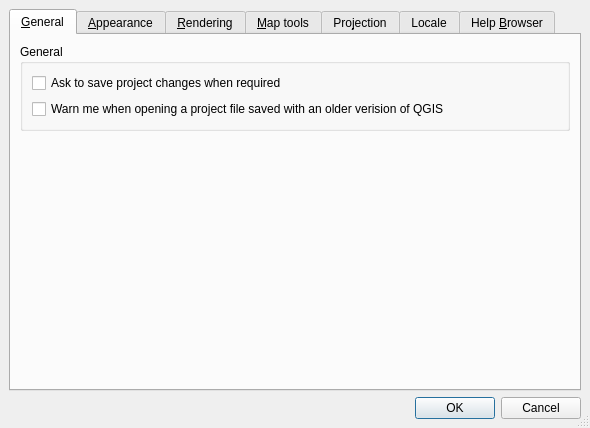
<ui version="4.0" >
 <class>QgsOptionsBase</class>
 <widget class="QDialog" name="QgsOptionsBase" >
  <property name="geometry" >
   <rect>
    <x>0</x>
    <y>0</y>
    <width>590</width>
    <height>428</height>
   </rect>
  </property>
  <property name="windowTitle" >
   <string>QGIS Options</string>
  </property>
  <property name="windowIcon" >
   <iconset/>
  </property>
  <property name="sizeGripEnabled" >
   <bool>true</bool>
  </property>
  <property name="modal" >
   <bool>true</bool>
  </property>
  <layout class="QGridLayout" >
   <property name="margin" >
    <number>9</number>
   </property>
   <property name="spacing" >
    <number>6</number>
   </property>
   <item row="0" column="0" >
    <widget class="QTabWidget" name="tabWidget" >
     <property name="currentIndex" >
      <number>0</number>
     </property>
     <widget class="QWidget" name="tabGeneral" >
      <attribute name="title" >
       <string>&amp;General</string>
      </attribute>
      <layout class="QVBoxLayout" >
       <property name="margin" >
        <number>9</number>
       </property>
       <property name="spacing" >
        <number>6</number>
       </property>
       <item>
        <widget class="QGroupBox" name="groupBox_11" >
         <property name="title" >
          <string>General</string>
         </property>
         <layout class="QVBoxLayout" >
          <property name="margin" >
           <number>9</number>
          </property>
          <property name="spacing" >
           <number>6</number>
          </property>
          <item>
           <widget class="QCheckBox" name="chbAskToSaveProjectChanges" >
            <property name="text" >
             <string>Ask to save project changes when required</string>
            </property>
           </widget>
          </item>
          <item>
           <widget class="QCheckBox" name="chbWarnOldProjectVersion" >
            <property name="text" >
             <string>Warn me when opening a project file saved with an older verision of QGIS</string>
            </property>
           </widget>
          </item>
         </layout>
        </widget>
       </item>
       <item>
        <spacer>
         <property name="orientation" >
          <enum>Qt::Vertical</enum>
         </property>
         <property name="sizeHint" >
          <size>
           <width>20</width>
           <height>40</height>
          </size>
         </property>
        </spacer>
       </item>
      </layout>
     </widget>
     <widget class="QWidget" name="tabAppearance" >
      <attribute name="title" >
       <string>&amp;Appearance</string>
      </attribute>
      <layout class="QVBoxLayout" >
       <property name="margin" >
        <number>9</number>
       </property>
       <property name="spacing" >
        <number>6</number>
       </property>
       <item>
        <widget class="QGroupBox" name="groupBox" >
         <property name="title" >
          <string>&amp;Splash screen</string>
         </property>
         <layout class="QGridLayout" >
          <property name="margin" >
           <number>9</number>
          </property>
          <property name="spacing" >
           <number>6</number>
          </property>
          <item row="0" column="0" >
           <widget class="QCheckBox" name="cbxHideSplash" >
            <property name="text" >
             <string>Hide splash screen at startup</string>
            </property>
           </widget>
          </item>
         </layout>
        </widget>
       </item>
       <item>
        <widget class="QGroupBox" name="groupBox_2" >
         <property name="title" >
          <string>&amp;Icon Theme</string>
         </property>
         <layout class="QGridLayout" >
          <property name="margin" >
           <number>9</number>
          </property>
          <property name="spacing" >
           <number>6</number>
          </property>
          <item row="1" column="0" colspan="3" >
           <widget class="QLabel" name="textLabel1_5" >
            <property name="text" >
             <string>&lt;b>Note: &lt;/b>Theme changes take effect the next time QGIS is started</string>
            </property>
            <property name="alignment" >
             <set>Qt::AlignVCenter</set>
            </property>
           </widget>
          </item>
          <item row="0" column="0" >
           <widget class="QLabel" name="textLabel1_4" >
            <property name="sizePolicy" >
             <sizepolicy>
              <hsizetype>0</hsizetype>
              <vsizetype>5</vsizetype>
              <horstretch>0</horstretch>
              <verstretch>0</verstretch>
             </sizepolicy>
            </property>
            <property name="text" >
             <string>Theme</string>
            </property>
            <property name="buddy" >
             <cstring>cmbTheme</cstring>
            </property>
           </widget>
          </item>
          <item row="0" column="1" >
           <widget class="QComboBox" name="cmbTheme" >
            <property name="duplicatesEnabled" >
             <bool>false</bool>
            </property>
            <item>
             <property name="text" >
              <string/>
             </property>
            </item>
           </widget>
          </item>
          <item row="0" column="2" >
           <spacer>
            <property name="orientation" >
             <enum>Qt::Horizontal</enum>
            </property>
            <property name="sizeHint" >
             <size>
              <width>40</width>
              <height>20</height>
             </size>
            </property>
           </spacer>
          </item>
         </layout>
        </widget>
       </item>
       <item>
        <widget class="QGroupBox" name="groupBox_9" >
         <property name="title" >
          <string>Default Map Appearance (Overridden by project properties)</string>
         </property>
         <layout class="QHBoxLayout" >
          <property name="margin" >
           <number>9</number>
          </property>
          <property name="spacing" >
           <number>6</number>
          </property>
          <item>
           <widget class="QLabel" name="textLabel1_9" >
            <property name="text" >
             <string>Selection Color:</string>
            </property>
            <property name="buddy" >
             <cstring>pbnMeasureColour</cstring>
            </property>
           </widget>
          </item>
          <item>
           <widget class="QgsColorButton" name="pbnSelectionColour" >
            <property name="minimumSize" >
             <size>
              <width>100</width>
              <height>0</height>
             </size>
            </property>
            <property name="text" >
             <string/>
            </property>
           </widget>
          </item>
          <item>
           <spacer>
            <property name="orientation" >
             <enum>Qt::Horizontal</enum>
            </property>
            <property name="sizeHint" >
             <size>
              <width>40</width>
              <height>20</height>
             </size>
            </property>
           </spacer>
          </item>
          <item>
           <widget class="QLabel" name="label" >
            <property name="text" >
             <string>Background Color:</string>
            </property>
            <property name="buddy" >
             <cstring>pbnCanvasColor</cstring>
            </property>
           </widget>
          </item>
          <item>
           <widget class="QgsColorButton" name="pbnCanvasColor" >
            <property name="minimumSize" >
             <size>
              <width>100</width>
              <height>0</height>
             </size>
            </property>
            <property name="text" >
             <string/>
            </property>
           </widget>
          </item>
          <item>
           <spacer>
            <property name="orientation" >
             <enum>Qt::Horizontal</enum>
            </property>
            <property name="sizeHint" >
             <size>
              <width>40</width>
              <height>20</height>
             </size>
            </property>
           </spacer>
          </item>
         </layout>
        </widget>
       </item>
       <item>
        <widget class="QGroupBox" name="groupBox_3" >
         <property name="title" >
          <string>Appearance</string>
         </property>
         <layout class="QVBoxLayout" >
          <property name="margin" >
           <number>9</number>
          </property>
          <property name="spacing" >
           <number>6</number>
          </property>
          <item>
           <widget class="QCheckBox" name="capitaliseCheckBox" >
            <property name="text" >
             <string>Capitalise layer name</string>
            </property>
           </widget>
          </item>
         </layout>
        </widget>
       </item>
       <item>
        <spacer>
         <property name="orientation" >
          <enum>Qt::Vertical</enum>
         </property>
         <property name="sizeHint" >
          <size>
           <width>20</width>
           <height>40</height>
          </size>
         </property>
        </spacer>
       </item>
      </layout>
     </widget>
     <widget class="QWidget" name="tabRendering" >
      <attribute name="title" >
       <string>&amp;Rendering</string>
      </attribute>
      <layout class="QVBoxLayout" >
       <property name="margin" >
        <number>9</number>
       </property>
       <property name="spacing" >
        <number>6</number>
       </property>
       <item>
        <widget class="QGroupBox" name="groupBox_5" >
         <property name="title" >
          <string>&amp;Update during drawing</string>
         </property>
         <layout class="QGridLayout" >
          <property name="margin" >
           <number>9</number>
          </property>
          <property name="spacing" >
           <number>6</number>
          </property>
          <item row="0" column="2" >
           <widget class="QLabel" name="textLabel2_2" >
            <property name="text" >
             <string>features</string>
            </property>
           </widget>
          </item>
          <item row="0" column="1" >
           <widget class="QSpinBox" name="spinBoxUpdateThreshold" >
            <property name="toolTip" >
             <string>Map display will be updated (drawn) after this many features have been read from the data source</string>
            </property>
            <property name="maximum" >
             <number>1000000</number>
            </property>
            <property name="value" >
             <number>1000</number>
            </property>
           </widget>
          </item>
          <item row="0" column="0" >
           <widget class="QLabel" name="textLabel1_6" >
            <property name="text" >
             <string>Update display after reading</string>
            </property>
            <property name="buddy" >
             <cstring>spinBoxUpdateThreshold</cstring>
            </property>
           </widget>
          </item>
          <item row="1" column="0" colspan="3" >
           <widget class="QLabel" name="textLabel3" >
            <property name="text" >
             <string>(Set to 0 to not update the display until all features have been read)</string>
            </property>
           </widget>
          </item>
         </layout>
        </widget>
       </item>
       <item>
        <widget class="QGroupBox" name="groupBox_4" >
         <property name="title" >
          <string>Initial Visibility</string>
         </property>
         <layout class="QGridLayout" >
          <property name="margin" >
           <number>9</number>
          </property>
          <property name="spacing" >
           <number>6</number>
          </property>
          <item row="0" column="0" >
           <widget class="QCheckBox" name="chkAddedVisibility" >
            <property name="text" >
             <string>By default new la&amp;yers added to the map should be displayed</string>
            </property>
           </widget>
          </item>
         </layout>
        </widget>
       </item>
       <item>
        <widget class="QGroupBox" name="groupBox_8" >
         <property name="title" >
          <string>Rendering</string>
         </property>
         <layout class="QVBoxLayout" >
          <property name="margin" >
           <number>9</number>
          </property>
          <property name="spacing" >
           <number>6</number>
          </property>
          <item>
           <widget class="QCheckBox" name="chkAntiAliasing" >
            <property name="text" >
             <string>Make lines appear less jagged at the expense of some drawing performance</string>
            </property>
           </widget>
          </item>
          <item>
           <widget class="QCheckBox" name="chkUseQPixmap" >
            <property name="toolTip" >
             <string>&lt;html>&lt;head>&lt;meta name="qrichtext" content="1" />&lt;/head>&lt;body style=" white-space: pre-wrap; font-family:Sans Serif; font-size:9pt; font-weight:400; font-style:normal; text-decoration:none;">&lt;p style=" margin-top:0px; margin-bottom:0px; margin-left:0px; margin-right:0px; -qt-block-indent:0; text-indent:0px;">Selecting this will unselect the 'make lines less' jagged toggle&lt;/p>&lt;/body>&lt;/html></string>
            </property>
            <property name="text" >
             <string>Fix problems with incorrectly filled polygons</string>
            </property>
           </widget>
          </item>
          <item>
           <widget class="QCheckBox" name="cbxSplitterRedraw" >
            <property name="text" >
             <string>Continuously redraw the map when dragging the legend/map divider</string>
            </property>
           </widget>
          </item>
         </layout>
        </widget>
       </item>
       <item>
        <spacer>
         <property name="orientation" >
          <enum>Qt::Vertical</enum>
         </property>
         <property name="sizeHint" >
          <size>
           <width>20</width>
           <height>40</height>
          </size>
         </property>
        </spacer>
       </item>
      </layout>
     </widget>
     <widget class="QWidget" name="tabMap" >
      <attribute name="title" >
       <string>&amp;Map tools</string>
      </attribute>
      <layout class="QGridLayout" >
       <property name="margin" >
        <number>9</number>
       </property>
       <property name="spacing" >
        <number>6</number>
       </property>
       <item row="2" column="0" >
        <widget class="QGroupBox" name="groupBox_10" >
         <property name="title" >
          <string>Panning and zooming</string>
         </property>
         <layout class="QGridLayout" >
          <property name="margin" >
           <number>9</number>
          </property>
          <property name="spacing" >
           <number>6</number>
          </property>
          <item row="0" column="1" >
           <widget class="QComboBox" name="cmbWheelAction" >
            <item>
             <property name="text" >
              <string>Zoom</string>
             </property>
            </item>
            <item>
             <property name="text" >
              <string>Zoom and recenter</string>
             </property>
            </item>
            <item>
             <property name="text" >
              <string>Nothing</string>
             </property>
            </item>
           </widget>
          </item>
          <item row="1" column="0" >
           <widget class="QLabel" name="label_3" >
            <property name="text" >
             <string>Zoom factor:</string>
            </property>
           </widget>
          </item>
          <item row="0" column="0" >
           <widget class="QLabel" name="label_2" >
            <property name="text" >
             <string>Mouse wheel action:</string>
            </property>
           </widget>
          </item>
          <item row="1" column="1" >
           <widget class="QDoubleSpinBox" name="spinZoomFactor" >
            <property name="decimals" >
             <number>1</number>
            </property>
            <property name="minimum" >
             <double>1.100000000000000</double>
            </property>
            <property name="value" >
             <double>2.000000000000000</double>
            </property>
           </widget>
          </item>
         </layout>
        </widget>
       </item>
       <item row="1" column="0" >
        <widget class="QGroupBox" name="groupBox_6" >
         <property name="title" >
          <string>Measure tool</string>
         </property>
         <layout class="QGridLayout" >
          <property name="margin" >
           <number>9</number>
          </property>
          <property name="spacing" >
           <number>6</number>
          </property>
          <item row="1" column="2" >
           <spacer>
            <property name="orientation" >
             <enum>Qt::Horizontal</enum>
            </property>
            <property name="sizeHint" >
             <size>
              <width>191</width>
              <height>20</height>
             </size>
            </property>
           </spacer>
          </item>
          <item row="1" column="1" >
           <widget class="QgsColorButton" name="pbnMeasureColour" >
            <property name="minimumSize" >
             <size>
              <width>100</width>
              <height>0</height>
             </size>
            </property>
            <property name="text" >
             <string/>
            </property>
           </widget>
          </item>
          <item row="0" column="1" colspan="2" >
           <widget class="QComboBox" name="cmbEllipsoid" />
          </item>
          <item row="1" column="0" >
           <widget class="QLabel" name="textLabel1_10" >
            <property name="text" >
             <string>Rubberband color:</string>
            </property>
            <property name="buddy" >
             <cstring>cmbEllipsoid</cstring>
            </property>
           </widget>
          </item>
          <item row="0" column="0" >
           <widget class="QLabel" name="textLabel1_8" >
            <property name="text" >
             <string>Ellipsoid for distance calculations:</string>
            </property>
            <property name="buddy" >
             <cstring>cmbEllipsoid</cstring>
            </property>
           </widget>
          </item>
         </layout>
        </widget>
       </item>
       <item row="0" column="0" >
        <widget class="QGroupBox" name="groupBox_7" >
         <property name="title" >
          <string>Search radius</string>
         </property>
         <layout class="QGridLayout" >
          <property name="margin" >
           <number>9</number>
          </property>
          <property name="spacing" >
           <number>6</number>
          </property>
          <item row="1" column="0" colspan="2" >
           <widget class="QLabel" name="textLabel2" >
            <property name="text" >
             <string>&lt;html>&lt;head>&lt;meta name="qrichtext" content="1" />&lt;style type="text/css">
p, li { white-space: pre-wrap; }
&lt;/style>&lt;/head>&lt;body style=" font-family:'Sans Serif'; font-size:9pt; font-weight:400; font-style:normal; text-decoration:none;">
&lt;p style=" margin-top:0px; margin-bottom:0px; margin-left:0px; margin-right:0px; -qt-block-indent:0; text-indent:0px;">&lt;span style=" font-weight:600;">Note:&lt;/span> Specify the search radius as a percentage of the map width.&lt;/p>
&lt;p style="-qt-paragraph-type:empty; margin-top:0px; margin-bottom:0px; margin-left:0px; margin-right:0px; -qt-block-indent:0; text-indent:0px;">&lt;/p>&lt;/body>&lt;/html></string>
            </property>
            <property name="wordWrap" >
             <bool>true</bool>
            </property>
           </widget>
          </item>
          <item row="0" column="0" >
           <widget class="QLabel" name="textLabel1_3" >
            <property name="text" >
             <string>Search Radius for Identifying Features</string>
            </property>
            <property name="buddy" >
             <cstring>spinBoxIdentifyValue</cstring>
            </property>
           </widget>
          </item>
          <item row="0" column="1" >
           <widget class="QDoubleSpinBox" name="spinBoxIdentifyValue" >
            <property name="suffix" >
             <string>%</string>
            </property>
            <property name="maximum" >
             <double>100.000000000000000</double>
            </property>
            <property name="singleStep" >
             <double>0.010000000000000</double>
            </property>
            <property name="value" >
             <double>5.000000000000000</double>
            </property>
           </widget>
          </item>
         </layout>
        </widget>
       </item>
       <item row="3" column="0" >
        <spacer>
         <property name="orientation" >
          <enum>Qt::Vertical</enum>
         </property>
         <property name="sizeHint" >
          <size>
           <width>20</width>
           <height>40</height>
          </size>
         </property>
        </spacer>
       </item>
      </layout>
     </widget>
     <widget class="QWidget" name="tabProjection" >
      <attribute name="title" >
       <string>Pro&amp;jection</string>
      </attribute>
      <layout class="QGridLayout" >
       <property name="margin" >
        <number>9</number>
       </property>
       <property name="spacing" >
        <number>6</number>
       </property>
       <item row="3" column="0" >
        <spacer>
         <property name="orientation" >
          <enum>Qt::Vertical</enum>
         </property>
         <property name="sizeHint" >
          <size>
           <width>51</width>
           <height>31</height>
          </size>
         </property>
        </spacer>
       </item>
       <item row="2" column="0" >
        <widget class="QPushButton" name="pbnSelectProjection" >
         <property name="text" >
          <string>Select Global Default ...</string>
         </property>
        </widget>
       </item>
       <item row="1" column="0" >
        <widget class="QTextBrowser" name="txtGlobalWKT" />
       </item>
       <item row="0" column="0" >
        <widget class="QGroupBox" name="grpProjectionBehaviour" >
         <property name="title" >
          <string>When layer is loaded that has no projection information</string>
         </property>
         <layout class="QVBoxLayout" >
          <property name="margin" >
           <number>9</number>
          </property>
          <property name="spacing" >
           <number>6</number>
          </property>
          <item>
           <widget class="QRadioButton" name="radPromptForProjection" >
            <property name="text" >
             <string>Prompt for projection.</string>
            </property>
           </widget>
          </item>
          <item>
           <widget class="QRadioButton" name="radUseProjectProjection" >
            <property name="text" >
             <string>Project wide default projection will be used.</string>
            </property>
           </widget>
          </item>
          <item>
           <widget class="QRadioButton" name="radUseGlobalProjection" >
            <property name="text" >
             <string>Global default projection displa&amp;yed below will be used.</string>
            </property>
           </widget>
          </item>
         </layout>
        </widget>
       </item>
      </layout>
     </widget>
     <widget class="QWidget" name="tabLocale" >
      <attribute name="title" >
       <string>Locale</string>
      </attribute>
      <layout class="QGridLayout" >
       <property name="margin" >
        <number>9</number>
       </property>
       <property name="spacing" >
        <number>6</number>
       </property>
       <item row="0" column="0" >
        <widget class="QGroupBox" name="grpLocale" >
         <property name="title" >
          <string>Force Override System Locale</string>
         </property>
         <property name="checkable" >
          <bool>true</bool>
         </property>
         <layout class="QGridLayout" >
          <property name="margin" >
           <number>9</number>
          </property>
          <property name="spacing" >
           <number>6</number>
          </property>
          <item row="0" column="0" >
           <widget class="QLabel" name="label_5" >
            <property name="text" >
             <string>Locale to use instead</string>
            </property>
            <property name="buddy" >
             <cstring>cboLocale</cstring>
            </property>
           </widget>
          </item>
          <item row="0" column="1" >
           <widget class="QComboBox" name="cboLocale" />
          </item>
          <item row="1" column="0" colspan="2" >
           <widget class="QLabel" name="label_7" >
            <property name="text" >
             <string>Note: Enabling / changing overide on local requires an application restart.</string>
            </property>
            <property name="wordWrap" >
             <bool>true</bool>
            </property>
           </widget>
          </item>
         </layout>
        </widget>
       </item>
       <item row="2" column="0" >
        <spacer>
         <property name="orientation" >
          <enum>Qt::Vertical</enum>
         </property>
         <property name="sizeHint" >
          <size>
           <width>501</width>
           <height>51</height>
          </size>
         </property>
        </spacer>
       </item>
       <item row="1" column="0" >
        <widget class="QGroupBox" name="groupBox_12" >
         <property name="title" >
          <string>Additional Info</string>
         </property>
         <layout class="QGridLayout" >
          <property name="margin" >
           <number>9</number>
          </property>
          <property name="spacing" >
           <number>6</number>
          </property>
          <item row="0" column="0" >
           <widget class="QLabel" name="lblSystemLocale" >
            <property name="text" >
             <string>Detected active locale on your system:</string>
            </property>
           </widget>
          </item>
         </layout>
        </widget>
       </item>
      </layout>
     </widget>
     <widget class="QWidget" name="tabHelpBrowser" >
      <attribute name="title" >
       <string>Help &amp;Browser</string>
      </attribute>
      <layout class="QGridLayout" >
       <property name="margin" >
        <number>9</number>
       </property>
       <property name="spacing" >
        <number>6</number>
       </property>
       <item row="2" column="0" colspan="2" >
        <spacer>
         <property name="orientation" >
          <enum>Qt::Vertical</enum>
         </property>
         <property name="sizeHint" >
          <size>
           <width>20</width>
           <height>40</height>
          </size>
         </property>
        </spacer>
       </item>
       <item row="1" column="0" colspan="3" >
        <widget class="QLabel" name="textLabel1_2" >
         <property name="text" >
          <string>&lt;b>Note:&lt;/b> The browser must be in your PATH or you can specify the full path above</string>
         </property>
         <property name="wordWrap" >
          <bool>true</bool>
         </property>
        </widget>
       </item>
       <item row="0" column="2" >
        <widget class="QPushButton" name="btnFindBrowser" >
         <property name="maximumSize" >
          <size>
           <width>60</width>
           <height>32767</height>
          </size>
         </property>
         <property name="text" >
          <string>...</string>
         </property>
        </widget>
       </item>
       <item row="0" column="1" >
        <widget class="QComboBox" name="cmbBrowser" >
         <property name="editable" >
          <bool>true</bool>
         </property>
         <item>
          <property name="text" >
           <string>epiphany</string>
          </property>
         </item>
         <item>
          <property name="text" >
           <string>firefox</string>
          </property>
         </item>
         <item>
          <property name="text" >
           <string>mozilla-firefox</string>
          </property>
         </item>
         <item>
          <property name="text" >
           <string>galeon</string>
          </property>
         </item>
         <item>
          <property name="text" >
           <string>konqueror</string>
          </property>
         </item>
         <item>
          <property name="text" >
           <string>mozilla</string>
          </property>
         </item>
         <item>
          <property name="text" >
           <string>opera</string>
          </property>
         </item>
        </widget>
       </item>
       <item row="0" column="0" >
        <widget class="QLabel" name="textLabel1" >
         <property name="text" >
          <string>Open help documents with</string>
         </property>
         <property name="buddy" >
          <cstring>cmbBrowser</cstring>
         </property>
        </widget>
       </item>
      </layout>
     </widget>
    </widget>
   </item>
   <item row="1" column="0" >
    <widget class="QDialogButtonBox" name="buttonBox" >
     <property name="orientation" >
      <enum>Qt::Horizontal</enum>
     </property>
     <property name="standardButtons" >
      <set>QDialogButtonBox::Cancel|QDialogButtonBox::NoButton|QDialogButtonBox::Ok</set>
     </property>
    </widget>
   </item>
  </layout>
 </widget>
 <layoutdefault spacing="6" margin="11" />
 <customwidgets>
  <customwidget>
   <class>QgsColorButton</class>
   <extends>QToolButton</extends>
   <header>qgscolorbutton.h</header>
  </customwidget>
 </customwidgets>
 <tabstops>
  <tabstop>tabWidget</tabstop>
  <tabstop>btnFindBrowser</tabstop>
  <tabstop>cbxHideSplash</tabstop>
  <tabstop>cmbTheme</tabstop>
  <tabstop>pbnSelectionColour</tabstop>
  <tabstop>pbnCanvasColor</tabstop>
  <tabstop>spinBoxUpdateThreshold</tabstop>
  <tabstop>chkAddedVisibility</tabstop>
  <tabstop>chkAntiAliasing</tabstop>
  <tabstop>cmbEllipsoid</tabstop>
  <tabstop>radPromptForProjection</tabstop>
  <tabstop>radUseProjectProjection</tabstop>
  <tabstop>radUseGlobalProjection</tabstop>
  <tabstop>txtGlobalWKT</tabstop>
  <tabstop>pbnSelectProjection</tabstop>
  <tabstop>cmbBrowser</tabstop>
 </tabstops>
 <resources/>
 <connections/>
</ui>
